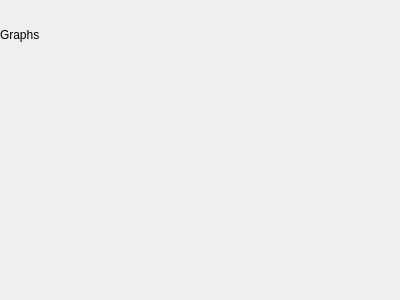
<?xml version="1.0" encoding="UTF-8"?>
<ui version="4.0">
 <class>Graphs</class>
 <widget class="QWidget" name="Graphs">
  <property name="geometry">
   <rect>
    <x>0</x>
    <y>0</y>
    <width>400</width>
    <height>300</height>
   </rect>
  </property>
  <property name="sizePolicy">
   <sizepolicy hsizetype="Preferred" vsizetype="Preferred">
    <horstretch>1</horstretch>
    <verstretch>0</verstretch>
   </sizepolicy>
  </property>
  <property name="minimumSize">
   <size>
    <width>80</width>
    <height>0</height>
   </size>
  </property>
  <property name="windowTitle">
   <string>Form</string>
  </property>
  <layout class="QVBoxLayout" name="verticalLayout">
   <property name="spacing">
    <number>0</number>
   </property>
   <property name="margin">
    <number>0</number>
   </property>
   <item>
    <widget class="QFrame" name="frame_8">
     <property name="minimumSize">
      <size>
       <width>0</width>
       <height>28</height>
      </size>
     </property>
     <property name="maximumSize">
      <size>
       <width>16777215</width>
       <height>28</height>
      </size>
     </property>
     <property name="styleSheet">
      <string notr="true">background-image: url(:toolbar)</string>
     </property>
     <property name="lineWidth">
      <number>0</number>
     </property>
    </widget>
   </item>
   <item>
    <widget class="QLabel" name="label">
     <property name="text">
      <string>Graphs</string>
     </property>
    </widget>
   </item>
   <item>
    <spacer name="verticalSpacer">
     <property name="orientation">
      <enum>Qt::Vertical</enum>
     </property>
     <property name="sizeHint" stdset="0">
      <size>
       <width>20</width>
       <height>255</height>
      </size>
     </property>
    </spacer>
   </item>
  </layout>
 </widget>
 <resources/>
 <connections/>
</ui>
